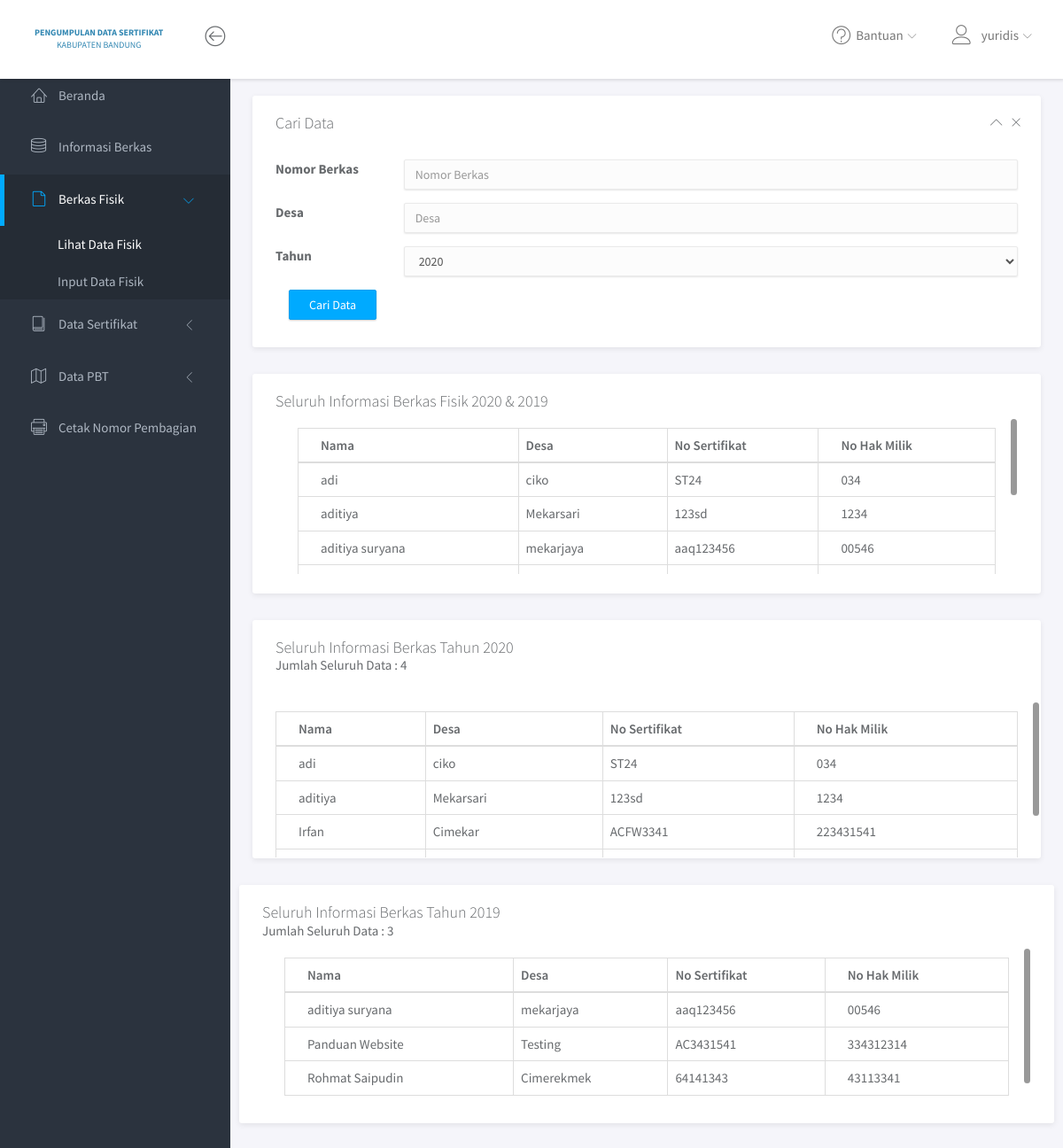
Page /user/data_fisik.php (signed in) on the committed database.
### tables this page shows
CREATE TABLE `data_fisik` (
  `no_berkas` varchar(20) NOT NULL,
  `desa` varchar(30) NOT NULL,
  `nama` varchar(50) NOT NULL,
  `no_hak` varchar(50) NOT NULL,
  `no_sertifikat` varchar(50) NOT NULL,
  `status` varchar(20) NOT NULL,
  `tahun` varchar(20) NOT NULL
);

### user/data_fisik.php (the view, shortened to what this page needs)
<?php
include '../core/conn.php';
$data20 = mysqli_query($connection, "SELECT * FROM data_fisik WHERE tahun='2020'");
$data19 = mysqli_query($connection, "SELECT * FROM data_fisik WHERE tahun='2019'");
$jumlahdata20 = mysqli_num_rows($data20);
$jumlahdata19 = mysqli_num_rows($data19);
if(isset($_GET['submit'])){
	$no_berkas = $_GET['no_berkas'];
	$desa = $_GET['desa'];
	$tahun = $_GET['tahun'];
	$query = mysqli_query($connection, "SELECT * FROM data_fisik WHERE no_berkas LIKE '%".$no_berkas."%' AND desa LIKE '%".$desa."%'");
	$judul = "Hasil Pencarian";
	$subjudul = "Ditemukan 1 Data";
}else{
	$query = mysqli_query($connection, "SELECT * FROM data_fisik");
	$judul = "Seluruh Informasi Berkas Fisik 2020 & 2019";
}
?>
<!DOCTYPE html>
<html lang="en">
<head>
	<link rel="stylesheet" href="assets/vendor/bootstrap/css/bootstrap.min.css">
	<link rel="stylesheet" href="assets/vendor/font-awesome/css/font-awesome.min.css">
	<link rel="stylesheet" href="assets/vendor/linearicons/style.css">
	<link rel="stylesheet" href="assets/vendor/chartist/css/chartist-custom.css">
	<link rel="stylesheet" href="assets/css/main.css">
	<link rel="stylesheet" href="assets/css/demo.css">
</head>
<body>
	<div id="wrapper">
		<nav class="navbar navbar-default navbar-fixed-top">
			<div class="brand">
				<a href="index.php" class="logo"><b>PENGUMPULAN DATA SERTIFIKAT </b><br> <center> KABUPATEN BANDUNG </center></a>
			</div>
			<div class="container-fluid">
				<div class="navbar-btn">
					<button type="button" class="btn-toggle-fullwidth"><i class="lnr lnr-arrow-left-circle"></i></button>
				</div>
				<div id="navbar-menu">
					<ul class="nav navbar-nav navbar-right">
						<li class="dropdown">
							<a href="#" class="dropdown-toggle" data-toggle="dropdown"><i class="lnr lnr-question-circle"></i> <span>Bantuan</span> <i class="icon-submenu lnr lnr-chevron-down"></i></a>
						</li>
						<li class="dropdown">
							<a href="#" class="dropdown-toggle" data-toggle="dropdown"><i class="lnr lnr-user"> </i><span><?=$_SESSION['username'];?></span> <i class="icon-submenu lnr lnr-chevron-down"></i></a>
						</li>
					</ul>
				</div>
			</div>
		</nav>
		<div id="sidebar-nav" class="sidebar">
			<div class="sidebar-scroll">
				<nav>
					<ul class="nav">
						<li><a href="index.php" class=""><i class="lnr lnr-home"></i> <span>Beranda</span></a></li>
						<li><a href="informasi_berkas.php" class=""><i class="lnr lnr-database"></i> <span>Informasi Berkas</span></a></li>
						<li>
							<a href="#subFisik" data-toggle="collapse" class="active"><i class="lnr lnr-file-empty"></i> <span>Berkas Fisik</span> <i class="icon-submenu lnr lnr-chevron-left"></i></a>
							<div id="subFisik" class="collapse in">
								<ul class="nav">
									<li><a href="data_fisik.php" class="active">Lihat Data Fisik</a></li>
									<li><a href="input_fisik.php" class="">Input Data Fisik</a></li>
								</ul>
							</div>
						</li>
						<li>
							<a href="#subSerti" data-toggle="collapse" class="collapsed"><i class="lnr lnr-book"></i> <span>Data Sertifikat</span> <i class="icon-submenu lnr lnr-chevron-left"></i></a>
						</li>
						<li>
							<a href="#subPBT" data-toggle="collapse" class="collapsed"><i class="lnr lnr-map"></i> <span>Data PBT</span> <i class="icon-submenu lnr lnr-chevron-left"></i></a>
						</li>
						<li><a href="cetak.php" class=""><i class="lnr lnr-printer"></i> <span>Cetak Nomor Pembagian</span></a></li>
					</ul>
				</nav>
			</div>
		</div>
		<div class="main">
			<div class="main-content">
				<div class="container-fluid">
					<div class="panel">
						<div class="panel-heading">
							<h3 class="panel-title">Cari Data</h3>
							<div class="right">
								<button type="button" class="btn-toggle-collapse"><i class="lnr lnr-chevron-up"></i></button>
								<button type="button" class="btn-remove"><i class="lnr lnr-cross"></i></button>
							</div>
						</div>
						<div class="panel-body">
							<form class="" action="data_fisik.php" method="GET">
								<div class="form-group row">
            			<label for="no_berkas" class="col-sm-2 col-form-label">Nomor Berkas</label>
            				<div class="col-sm-10">
                			<input autocomplete="off" type="text" class="form-control" id="no_berkas" name="no_berkas" placeholder="Nomor Berkas" required>
            				</div>
        				</div>
        				<div class="form-group row">
            			<label for="desa" class="col-sm-2 col-form-label">Desa</label>
            				<div class="col-sm-10">
                			<input autocomplete="off" type="text" class="form-control" id="desa" name="desa" placeholder="Desa" required>
            				</div>
        				</div>
								<div class="form-group row">
            			<label for="tahun" class="col-sm-2 col-form-label">Tahun</label>
            				<div class="col-sm-10">
											<select class="form-control" name="tahun">
												<option value="2020">2020</option>
											</select>
            				</div>
        				</div>
								<div class="form-group row col-sm-10">
            				<div class="col-sm-10">
											<input type="submit" name="submit" class="btn btn-primary mt-sm-4" value="Cari Data">
            				</div>
        				</div>
							</form>
						</div>
					</div>
					<div class="panel" id="panel-scrolling-demo">
						<div class="panel-heading">
							<h3 class="panel-title"><?=$judul;?></h3>
							<div class="panel-body">
								<table class="table table-bordered">
									<thead>
										<tr class="">
											<th>Nama</th>
											<th>Desa</th>
											<th>No Sertifikat</th>
											<th>No Hak Milik</th>
										</tr>
									</thead>
									<tbody>
										<?php
										while ($d = mysqli_fetch_array($query)) {
										?>
										<tr>
											<td><?=$d['nama'];?></td>
											<td><?=$d['desa'];?></td>
											<td><?=$d['no_sertifikat'];?></td>
											<td><?=$d['no_hak'];?></td>
										</tr>
										<?php
									}
										?>
									</tbody>
								</table>
							</div>
						</div>
					</div>
					<div class="panel" id="panel-scrolling-demo">
						<div class="panel-heading">
							<h3 class="panel-title">Seluruh Informasi Berkas Tahun 2020</h3>
							<p class="panel-subtitle">Jumlah Seluruh Data : <?=$jumlahdata20;?></p>
						</div>
							<div class="panel-body">
								<table class="table table-bordered">
									<thead>
										<tr class="">
											<th>Nama</th>
											<th>Desa</th>
											<th>No Sertifikat</th>
											<th>No Hak Milik</th>
										</tr>
									</thead>
									<tbody>
										<?php
										while ($d = mysqli_fetch_array($data20)) {
										?>
										<tr>
											<td><?=$d['nama'];?></td>
											<td><?=$d['desa'];?></td>
											<td><?=$d['no_sertifikat'];?></td>
											<td><?=$d['no_hak'];?></td>
										</tr>
										<?php
									}
										?>
									</tbody>
								</table>
							</div>
						</div>
					</div>
					<div class="panel" id="panel-scrolling-demo">
						<div class="panel-heading">
							<h3 class="panel-title">Seluruh Informasi Berkas Tahun 2019</h3>
							<p class="panel-subtitle">Jumlah Seluruh Data : <?=$jumlahdata19;?></p>
							<div class="panel-body">
								<table class="table table-bordered">
									<thead>
										<tr class="">
											<th>Nama</th>
											<th>Desa</th>
											<th>No Sertifikat</th>
											<th>No Hak Milik</th>
										</tr>
									</thead>
									<tbody>
										<?php
										while ($d = mysqli_fetch_array($data19)) {
										?>
										<tr>
											<td><?=$d['nama'];?></td>
											<td><?=$d['desa'];?></td>
											<td><?=$d['no_sertifikat'];?></td>
											<td><?=$d['no_hak'];?></td>
										</tr>
										<?php
									}
										?>
									</tbody>
								</table>
							</div>
						</div>
					</div>
				</div>
				</div>
			</div>
</body>
</html>

### rows in the picture
data_fisik: nama "adi", desa "ciko", no_sertifikat "ST24", no_hak "034"
data_fisik: nama "aditiya", desa "Mekarsari", no_sertifikat "123sd", no_hak "1234"
data_fisik: nama "aditiya suryana", desa "mekarjaya", no_sertifikat "aaq123456", no_hak "00546"
data_fisik: nama "Irfan", desa "Cimekar", no_sertifikat "ACFW3341", no_hak "223431541"
data_fisik: nama "Panduan Website", desa "Testing", no_sertifikat "AC3431541", no_hak "334312314"
data_fisik: nama "Rohmat Saipudin", desa "Cimerekmek", no_sertifikat "64141343", no_hak "43113341"

### other values in the picture
$_SESSION['username'] "yuridis"
$judul "Seluruh Informasi Berkas Fisik 2020 & 2019"
$jumlahdata20 "4"
$jumlahdata19 "3"
